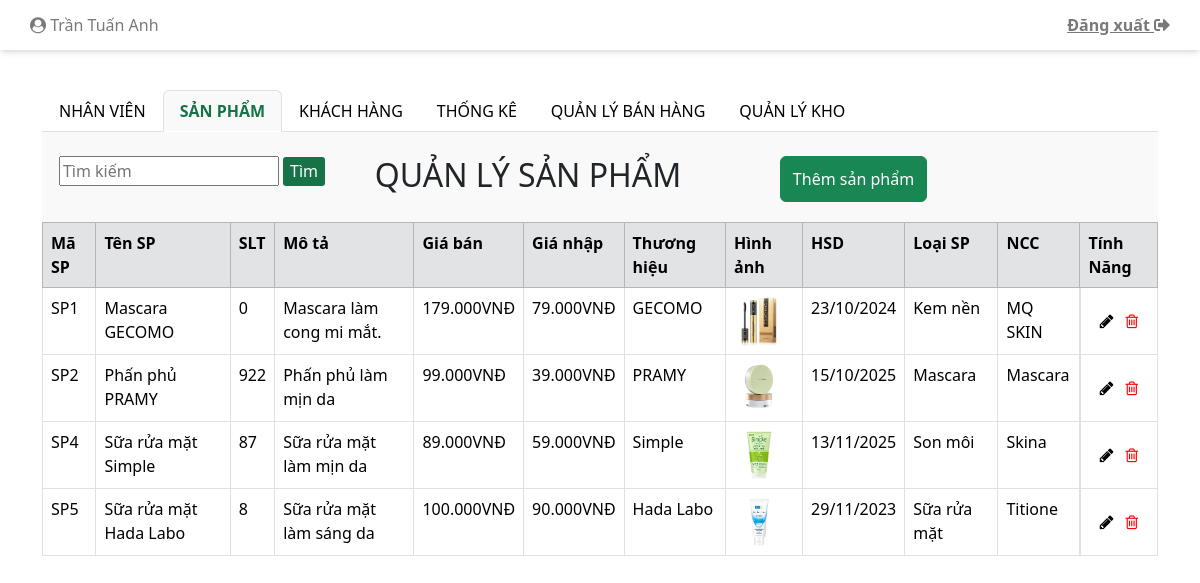
/indexAdmin.php?san-pham (signed in), run on the app's committed database.
### tables this page shows
CREATE TABLE `nhanvien` (
  `MaNhanVien` int(11) NOT NULL,
  `HoTen` varchar(50) NOT NULL,
  `MatKhau` varchar(20) NOT NULL,
  `Email` varchar(50) NOT NULL,
  `SoDienThoai` varchar(15) NOT NULL,
  `DiaChi` varchar(200) NOT NULL,
  `LoaiNhanVien` int(11) NOT NULL,
  `trangThai` int(11) NOT NULL DEFAULT 1
);

CREATE TABLE `sanpham` (
  `MaSanPham` int(11) NOT NULL,
  `TenSanPham` varchar(100) NOT NULL,
  `SoLuongTon` int(11) NOT NULL DEFAULT 1,
  `MoTa` varchar(100) DEFAULT NULL,
  `GiaBan` double NOT NULL,
  `GiaNhap` double NOT NULL,
  `ThuongHieu` varchar(100) DEFAULT NULL,
  `HinhAnh` varchar(50) NOT NULL,
  `HanSuDung` date DEFAULT NULL,
  `LoaiSanPham` int(11) NOT NULL,
  `NhaCungCap` int(11) NOT NULL,
  `trangThai` tinyint(4) NOT NULL DEFAULT 1
);

### model/mProductAdmin.php (called while the page is built, shortened)
<?php
include_once("connect.php");
class MProductAdmin
{
    function selectAllProducts()
    {
        $p = new ConnectDB();
        if ($p->connect_DB($con)) {
            $str = "SELECT * FROM sanpham";
            $tbl = mysqli_query($con, $str);
            return $tbl;
        } else {
            return false;
        }
    }
}

### model/connect.php (called while the page is built, shortened)
<?php
    class ConnectDB{
        function connect_DB(& $conn){
            $conn = mysqli_connect("localhost", "root", "", "mypham");
            if ($conn){
                mysqli_set_charset($conn, "utf8");
                return $conn;
            }else{
                return false;
            }
        }
    }
?>

### controller/cProductAdmin.php (called while the page is built, shortened)
<?php
    include_once("Model/mProductAdmin.php");
    class CProductAdmin{
        function getAllProducts(){
            $p = new MProductAdmin();
            $tbl = $p -> selectAllProducts();
            return $tbl;
        }
    }
?>

### indexAdmin.php (the view, shortened to what this page needs)
<?php
$conn = mysqli_connect("localhost", "root", "", "mypham");
?>
<!DOCTYPE html>
<html lang="en">
<head>
    <link rel="stylesheet" href="./css/styleAdmin.css">
    <link rel="stylesheet" href="https://use.fontawesome.com/releases/v5.8.2/css/all.css"
>
    <link href="https://cdn.jsdelivr.net/npm/bootstrap@5.3.2/dist/css/bootstrap.min.css" rel="stylesheet">
    <link rel="stylesheet" href="https://maxcdn.bootstrapcdn.com/font-awesome/4.7.0/css/font-awesome.min.css">
</head>
<body>
    <div class="container-fluid">
        <div class="row">
            <div class="col-md-12 header">
                <a class="navbar-brand" href="#"><i class="fa fa-user-circle" aria-hidden="true"></i>
                    <?php
                    if (isset($_SESSION['MaNhanVien'])) {
                        $tenTaiKhoan = $_SESSION['MaNhanVien'];
                        $name = mysqli_query($conn, "SELECT * FROM `nhanvien` WHERE `MaNhanVien`= $tenTaiKhoan");
                        $kq = mysqli_fetch_array($name);
                        echo $kq["HoTen"];
                    }
                    ?>
                </a>
                <a href="?action=logout" data-toggle="tooltip" data-placement="bottom" title="ĐĂNG XUẤT"><b>Đăng xuất <i
                            class="fas fa-sign-out-alt"></i></b></a>
            </div>
        </div>
    </div>
    <div class="container mt-3 body">
        <br>
        <ul class="nav nav-tabs">
            <li class="nav-item menu">
                <a class="nav-link <?php echo isset($_REQUEST['nhan-vien']) ? "active" : ""; ?>"
                    href="indexAdmin.php?nhan-vien">NHÂN VIÊN</a>
            </li>
            <li class="nav-item menu">
                <a class="nav-link <?php echo isset($_REQUEST['san-pham']) ? "active" : ""; ?>"
                    href="indexAdmin.php?san-pham">SẢN PHẨM</a>
            </li>
            <li class="nav-item menu">
                <a class="nav-link <?php echo isset($_REQUEST['khach-hang']) ? "active" : ""; ?>"
                    href="indexAdmin.php?khach-hang">KHÁCH HÀNG</a>
            </li>
            <li class="nav-item menu">
                <a class="nav-link <?php echo isset($_REQUEST['thong-ke']) ? "active" : ""; ?>"
                    href="indexAdmin.php?thong-ke">THỐNG KÊ</a>
            </li>
            <li class="nav-item menu">
                <a class="nav-link <?php echo isset($_REQUEST['ban-hang']) ? "active" : ""; ?>"
                    href="indexNVBH.php">QUẢN LÝ BÁN HÀNG</a>
            </li>
            <li class="nav-item menu">
                <a class="nav-link <?php echo isset($_REQUEST['kho']) ? "active" : ""; ?>" href="indexQLKH.php">QUẢN LÝ
                    KHO</a>
            </li>
        </ul>
        <div class="tab-content">
            <?php
            include_once("view/vProductAdmin.php");
            $c = new VProductAdmin();
            include_once("view/vCustomerAdmin.php");
            $d = new VCustomer();
            if (isset($_REQUEST['nhan-vien'])) {
                $p->viewAllEmployees();
            } elseif (isset($_REQUEST['san-pham'])) {
                $c->viewAllProducts();
            } elseif (isset($_REQUEST['khach-hang'])) {
                $d->viewAllCustomers();
            } elseif (isset($_REQUEST['btnSearchNV'])) {
                $p->viewAllEmployeeBySearch($_REQUEST['txtSearchNV']);
            } elseif (isset($_REQUEST['btnSearchSP'])) {
                $c->viewAllProductBySearch($_REQUEST['txtSearchSP']);
            } elseif (isset($_REQUEST['btnSearchKH'])) {
                $d->viewAllCustomerBySearch($_REQUEST['txtSearchKH']);
            } elseif (isset($_REQUEST["btnProdAct"])) {
                $c->showFormDelProduct();
                $c->showFormEditProduct();
            } elseif (isset($_REQUEST["btnEmpAct"])) {
                $p->showFormDelEmployee();
                $p->showFormEditEmployee();
            } elseif (isset($_REQUEST["btnCusAct"])) {
                $d->showFormDelCustomer();
            } elseif (isset($_REQUEST["thong-ke"])) {
                include("./thongke.php");
            } else {
                echo "<img class='img-admin' src='./img/admin.png' alt=''>";
            }
            ?>
        </div>
    </div>
</body>
</html>

### view/vProductAdmin.php (shortened to what this page needs)
<?php
include_once("controller/cProductAdmin.php");
class VProductAdmin
{
    function viewAllProducts()
    {
        $p = new CProductAdmin();
        $tbl = $p->getAllProducts();
        showProductAdmin($tbl);
    }
}
function showProductAdmin($tbl)
{
    if ($tbl) {
        if (mysqli_num_rows($tbl) > 0) {
            echo '
                <div id="san-pham" class="container tab-pane active"><br>
                <div class="row timKiem-them">
                    <div class="timKiem input-group mb-3 col-md-5">
                        <form action="#" method="get">
                                 <input type="text" name="txtSearchSP" size="18" placeholder = "Tìm kiếm" value = "';
            if (isset($_REQUEST["txtSearchSP"])) echo $_REQUEST["txtSearchSP"];
            echo '" >
                                 <input type="submit" name="btnSearchSP" class="btnCus btnCus5" value="Tìm">
                        </form>
                    </div>
                    <div class="timKiem col-md-4">
                        <h2>QUẢN LÝ SẢN PHẨM</h2>
                    </div>
                    <div class="timKiem themNhanVien col-md-3">
                        <button type="button" class="btn btn-success" data-bs-toggle="modal" data-bs-target="#modalThemSP">
                            Thêm sản phẩm
                        </button>
                    </div>
                </div>
                </div>
                ';
            echo "<table class='prod_tbl'> <tr>";
            echo '
                    <table class="table table-bordered table-hover " id="myTable">
                    <thead class="table-secondary">
                        <tr class="ex" style="vertical-align: text-top;">
                            <th width="auto">Mã SP</th>
                            <th width="auto">Tên SP</th>
                            <th>SLT</th>
                            <th>Mô tả</th>
                            <th>Giá bán</th>
                            <th>Giá nhập</th>
                            <th>Thương hiệu</th>
                            <th>Hình ảnh</th>
                            <th>HSD</th>
                            <th>Loại SP</th>
                            <th>NCC</th>
                            <th class="tinh-nang">Tính Năng</th>
                        </tr>
                    </thead>
                    ';
            while ($row = mysqli_fetch_assoc($tbl)) {
                if ($row["trangThai"] == 1) {
                    echo "<tr >";
                    echo "<td>SP" . $row["MaSanPham"] . "</td>";
                    echo "<td>" . $row["TenSanPham"] . "</td>";
                    echo "<td>" . $row["SoLuongTon"] . "</td>";
                    echo "<td>" . $row["MoTa"] . "</td>";
                    echo "<td>" . number_format($row["GiaBan"], 0, ".", ".") . "VNĐ</td>";
                    echo "<td>" . number_format($row["GiaNhap"], 0, ".", ".") . "VNĐ</td>";
                    echo "<td>" . $row["ThuongHieu"] . "</td>";
                    echo "<td>" . "<img src='img/" . $row["HinhAnh"] . "' alt='" . $row["HinhAnh"] . "' width= '50px' height= '50px'>" . "</td>";
                    echo "<td>" . date("d/m/Y", strtotime($row["HanSuDung"])) . "</td>";
                    echo "<td>";
                    if ($row["LoaiSanPham"] == 1) {
                        echo "Kem nền";
                    } elseif ($row["LoaiSanPham"] == 2) {
                        echo "Mascara";
                    } elseif ($row["LoaiSanPham"] == 3) {
                        echo "Phấn phủ";
                    } elseif ($row["LoaiSanPham"] == 4) {
                        echo "Son môi";
                    } elseif ($row["LoaiSanPham"] == 5) {
                        echo "Sữa rửa mặt";
                    } elseif ($row["LoaiSanPham"] == 6) {
                        echo "KCN";
                    } else {
                        echo "Loại khác";
                        echo "</td>";
                    }
                    echo "<td>";
                    if ($row["NhaCungCap"] == 1) {
                        echo "MQ SKIN";
                    } elseif ($row["NhaCungCap"] == 2) {
                        echo "Mascara";
                    } elseif ($row["NhaCungCap"] == 3) {
                        echo "Naunau";
                    } elseif ($row["NhaCungCap"] == 4) {
                        echo "Skina";
                    } elseif ($row["NhaCungCap"] == 5) {
                        echo "Titione";
                    } else {
                        echo "Khác";
                        echo "</td>";
                    }
                    echo "<td style = 'display: flex; justify-content: center;  padding: 20px 0;'>
                                    <form action='#' method='get'>
                                        <input type='hidden' name='MaSanPham' value='" . $row["MaSanPham"] . "'>
                                        <button class='btnCus btn2 edit' type='submit' value='edit' name= 'btnProdAct'>
                                            <i class='fa fa-pencil' aria-hidden='true'></i>
                                        </button>
                                    </form>
                                    <form action='#' method='get'onsubmit='return confirmDelete();'>
                                        <input type='hidden' name='MaSanPham' value='" . $row["MaSanPham"] . "'>
                                        <button class='btnCus btn2 delete' type='submit' value='delete' name= 'btnProdAct'>
                                            <i class='fa fa-trash-o' aria-hidden='true'></i>
                                        </button>
                                    </form>
                                </td>";
                    echo "</tr>";
                }
            }
            echo "</table>";
        } else {
            echo "Không tìm thấy sản phẩm!";
            echo header("refresh: 5; url='indexAdmin.php?san-pham'");
        }
    }
}

### css/styleAdmin.css (style rules this page uses)
.timKiem-them { margin-bottom: 10px; }
.timKiem { display: flex; flex-wrap: nowrap; justify-content: center; }
#nhan-vien, #san-pham, #khach-hang { padding-bottom: 10px; }
.input-group.mb-3.col-md-5 { width: 300px; }
a { color: #000000 !important; }
.row > .header a { color: #797979 !important; height: 50px; line-height: 50px; }
.row > .header { box-shadow: rgba(0, 0, 0, 0.1) 0px 4px 6px -1px, rgba(0, 0, 0, 0.06) 0px 2px 4px -1px; display: flex; flex-wrap: nowrap; justify-content: space-between; padding: 0 30px; }
.container.tab-pane.active { background-color: #f9f9f9 !important; }
form > button.btnCus.btn2 { border: none; background: none; }
form > button.btnCus.btn2.delete { color: red !important; }
.nav-tabs .nav-item.show .nav-link, .nav-tabs .nav-link.active { border-color: var(--bs-nav-tabs-link-active-border-color); background-color: #F9F9F9 !important; color: #157347 !important; font-weight: 600; }
a { text-decoration: none; }
.btnCus.btnCus5 { border: none; background-color: #157347; color: #fff; border-radius: 3px; padding: 2px 7px 3px 7px; }

### data on the page
nhanvien: HoTen "Trần Tuấn Anh"
sanpham: MaSanPham "1", TenSanPham "Mascara GECOMO", SoLuongTon "0", MoTa "Mascara làm cong mi mắt.", GiaBan "179.000", GiaNhap "79.000", ThuongHieu "GECOMO", HinhAnh (picture), HanSuDung "23/10/2024", LoaiSanPham "Kem nền", NhaCungCap "MQ SKIN"
sanpham: MaSanPham "2", TenSanPham "Phấn phủ PRAMY", SoLuongTon "922", MoTa "Phấn phủ làm mịn da", GiaBan "99.000", GiaNhap "39.000", ThuongHieu "PRAMY", HinhAnh (picture), HanSuDung "15/10/2025", LoaiSanPham "Mascara", NhaCungCap "Mascara"
sanpham: MaSanPham "4", TenSanPham "Sữa rửa mặt Simple", SoLuongTon "87", MoTa "Sữa rửa mặt làm mịn da", GiaBan "89.000", GiaNhap "59.000", ThuongHieu "Simple", HinhAnh (picture), HanSuDung "13/11/2025", LoaiSanPham "Son môi", NhaCungCap "Skina"
sanpham: MaSanPham "5", TenSanPham "Sữa rửa mặt Hada Labo", SoLuongTon "8", MoTa "Sữa rửa mặt làm sáng da", GiaBan "100.000", GiaNhap "90.000", ThuongHieu "Hada Labo", HinhAnh (picture), HanSuDung "29/11/2023", LoaiSanPham "Sữa rửa mặt", NhaCungCap "Titione"
